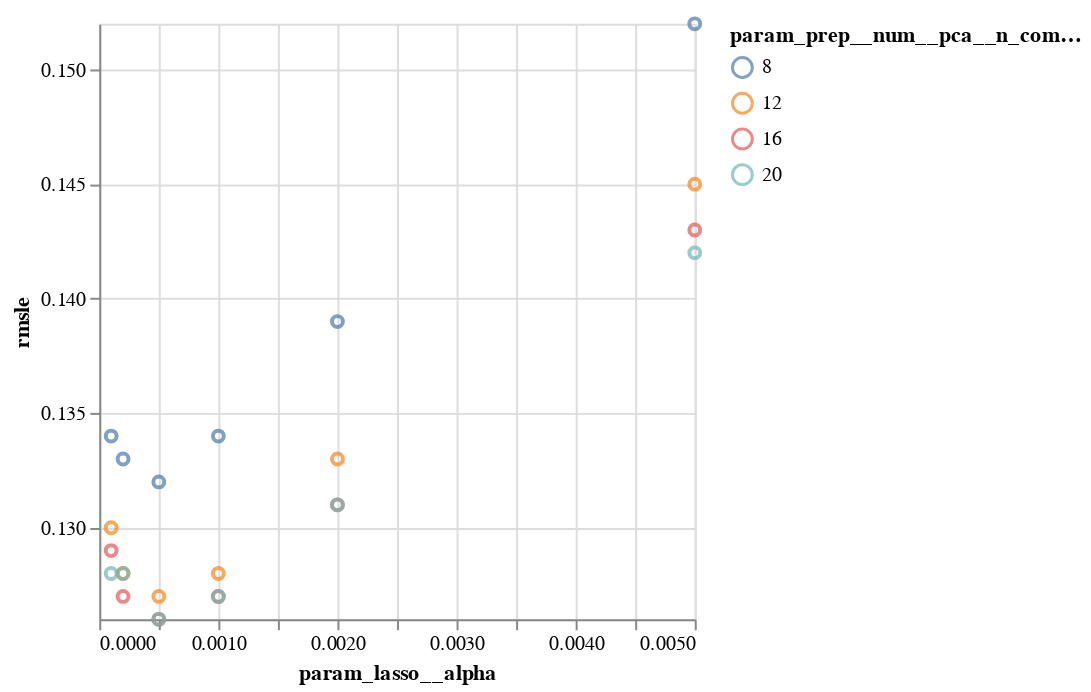

Source (notebook cell):
### Code cell
cv_results = pd.DataFrame(search_pca_lasso.cv_results_)
cv_results["rmsle"] = np.sqrt(-cv_results.mean_test_score)
# sns.scatterplot(
#     data=cv_results,
#     x="param_lasso__alpha",
#     y="rmsle",
#     hue="param_prep__num__pca__n_components",
# );

alt.Chart(cv_results.round(3)).mark_point().encode(
    x=alt.X('param_lasso__alpha:Q').scale(zero=False),
    y=alt.Y('rmsle:Q').scale(zero=False),
    color='param_prep__num__pca__n_components:N',
    tooltip=['param_lasso__alpha', 'rmsle', 'param_prep__num__pca__n_components']
)

### Figure 1 — Vega specification as saved in the notebook (floating-point values rounded to 4 significant figures)
{"$schema": "https://vega.github.io/schema/vega/v5.json", "data": [{"name": "source_0", "values": [{"param_lasso__alpha": 0.0001, "param_prep__num__pca__n_components": 8, "rmsle": 0.134}, {"param_lasso__alpha": 0.0001, "param_prep__num__pca__n_components": 12, "rmsle": 0.13}, {"param_lasso__alpha": 0.0001, "param_prep__num__pca__n_components": 16, "rmsle": 0.129}, {"param_lasso__alpha": 0.0001, "param_prep__num__pca__n_components": 20, "rmsle": 0.128}, {"param_lasso__alpha": 0.0002, "param_prep__num__pca__n_components": 8, "rmsle": 0.133}, {"param_lasso__alpha": 0.0002, "param_prep__num__pca__n_components": 12, "rmsle": 0.128}, {"param_lasso__alpha": 0.0002, "param_prep__num__pca__n_components": 16, "rmsle": 0.127}, {"param_lasso__alpha": 0.0002, "param_prep__num__pca__n_components": 20, "rmsle": 0.128}, {"param_lasso__alpha": 0.0005, "param_prep__num__pca__n_components": 8, "rmsle": 0.132}, {"param_lasso__alpha": 0.0005, "param_prep__num__pca__n_components": 12, "rmsle": 0.127}, {"param_lasso__alpha": 0.0005, "param_prep__num__pca__n_components": 16, "rmsle": 0.126}, {"param_lasso__alpha": 0.0005, "param_prep__num__pca__n_components": 20, "rmsle": 0.126}, {"param_lasso__alpha": 0.001, "param_prep__num__pca__n_components": 8, "rmsle": 0.134}, {"param_lasso__alpha": 0.001, "param_prep__num__pca__n_components": 12, "rmsle": 0.128}, {"param_lasso__alpha": 0.001, "param_prep__num__pca__n_components": 16, "rmsle": 0.127}, {"param_lasso__alpha": 0.001, "param_prep__num__pca__n_components": 20, "rmsle": 0.127}, {"param_lasso__alpha": 0.002, "param_prep__num__pca__n_components": 8, "rmsle": 0.139}, {"param_lasso__alpha": 0.002, "param_prep__num__pca__n_components": 12, "rmsle": 0.133}, {"param_lasso__alpha": 0.002, "param_prep__num__pca__n_components": 16, "rmsle": 0.131}, {"param_lasso__alpha": 0.002, "param_prep__num__pca__n_components": 20, "rmsle": 0.131}, {"param_lasso__alpha": 0.005, "param_prep__num__pca__n_components": 8, "rmsle": 0.152}, {"param_lasso__alpha": 0.005, "param_prep__num__pca__n_components": 12, "rmsle": 0.145}, {"param_lasso__alpha": 0.005, "param_prep__num__pca__n_components": 16, "rmsle": 0.143}, {"param_lasso__alpha": 0.005, "param_prep__num__pca__n_components": 20, "rmsle": 0.142}]}, {"name": "source_0_x_domain_param_lasso__alpha", "values": [{"min": 0.0001, "max": 0.005}]}, {"name": "source_0_y_domain_rmsle", "values": [{"min": 0.126, "max": 0.152}]}, {"name": "source_0_color_domain_param_prep__num__pca__n_components", "values": [{"param_prep__num__pca__n_components": 8}, {"param_prep__num__pca__n_components": 12}, {"param_prep__num__pca__n_components": 16}, {"param_prep__num__pca__n_components": 20}]}], "marks": [{"type": "symbol", "name": "marks", "from": {"data": "source_0"}, "encode": {"update": {"tooltip": {"signal": "{\"param_lasso__alpha\": format(datum[\"param_lasso__alpha\"], \"\"), \"rmsle\": format(datum[\"rmsle\"], \"\"), \"param_prep__num__pca__n_components\": format(datum[\"param_prep__num__pca__n_components\"], \"\")}"}, "fill": {"value": "transparent"}, "y": {"field": "rmsle", "scale": "y"}, "description": {"signal": "\"param_lasso__alpha: \" + (format(datum[\"param_lasso__alpha\"], \"\")) + \"; rmsle: \" + (format(datum[\"rmsle\"], \"\")) + \"; param_prep__num__pca__n_components: \" + (isValid(datum[\"param_prep__num__pca__n_components\"]) ? datum[\"param_prep__num__pca__n_components\"] : \"\"+datum[\"param_prep__num__pca__n_components\"])"}, "ariaRoleDescription": {"value": "point"}, "stroke": {"field": "param_prep__num__pca__n_components", "scale": "color"}, "x": {"field": "param_lasso__alpha", "scale": "x"}, "opacity": {"value": 0.7}}}, "style": ["point"]}], "scales": [{"name": "x", "type": "linear", "domain": [{"signal": "(data(\"source_0_x_domain_param_lasso__alpha\")[0] || {}).min"}, {"signal": "(data(\"source_0_x_domain_param_lasso__alpha\")[0] || {}).max"}], "range": [0, {"signal": "width"}], "nice": true, "zero": false}, {"name": "y", "type": "linear", "domain": [{"signal": "(data(\"source_0_y_domain_rmsle\")[0] || {}).min"}, {"signal": "(data(\"source_0_y_domain_rmsle\")[0] || {}).max"}], "range": [{"signal": "height"}, 0], "zero": false, "nice": true}, {"name": "color", "type": "ordinal", "domain": {"data": "source_0_color_domain_param_prep__num__pca__n_components", "field": "param_prep__num__pca__n_components", "sort": true}, "range": "category"}], "axes": [{"scale": "x", "grid": true, "domain": false, "gridScale": "y", "tickCount": {"signal": "ceil(width/40)"}, "labels": false, "aria": false, "minExtent": 0, "orient": "bottom", "ticks": false, "zindex": 0, "maxExtent": 0}, {"scale": "y", "tickCount": {"signal": "ceil(height/40)"}, "orient": "left", "domain": false, "gridScale": "x", "aria": false, "ticks": false, "zindex": 0, "labels": false, "grid": true, "minExtent": 0, "maxExtent": 0}, {"scale": "x", "labelFlush": true, "orient": "bottom", "grid": false, "title": "param_lasso__alpha", "labelOverlap": true, "tickCount": {"signal": "ceil(width/40)"}, "zindex": 0}, {"scale": "y", "grid": false, "title": "rmsle", "labelOverlap": true, "tickCount": {"signal": "ceil(height/40)"}, "orient": "left", "zindex": 0}], "width": 300, "style": "cell", "legends": [{"stroke": "color", "symbolType": "circle", "title": "param_prep__num__pca__n_components", "encode": {"symbols": {"update": {"fill": {"value": "transparent"}, "opacity": {"value": 0.7}}}}}], "background": "white", "padding": 5, "height": 300}
